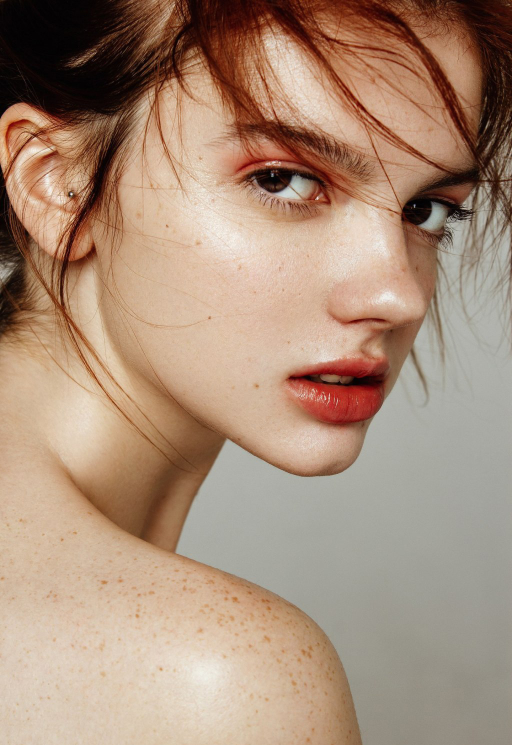
%> input picture 数字图像处理/作业/experiment3-1/test.png, 1024 x 1490 px (shown at 1/2 size)
$ octave experimen3_1.m   (GNU Octave 9; MATLAB toolbox functions it lacks are replaced by stand-ins)
%> lines starting %> are read from the running program, lines starting %| are printed output that depends on the picture
close all;clc;clear;
image=imread("test.png");
%> image is the input picture: size 1490x1024x3 uint8; mean R, G, B 169.3, 142, 121.5
subplot(2,3,1);imshow(image);
image=imrotate(image,-20,"bilinear");
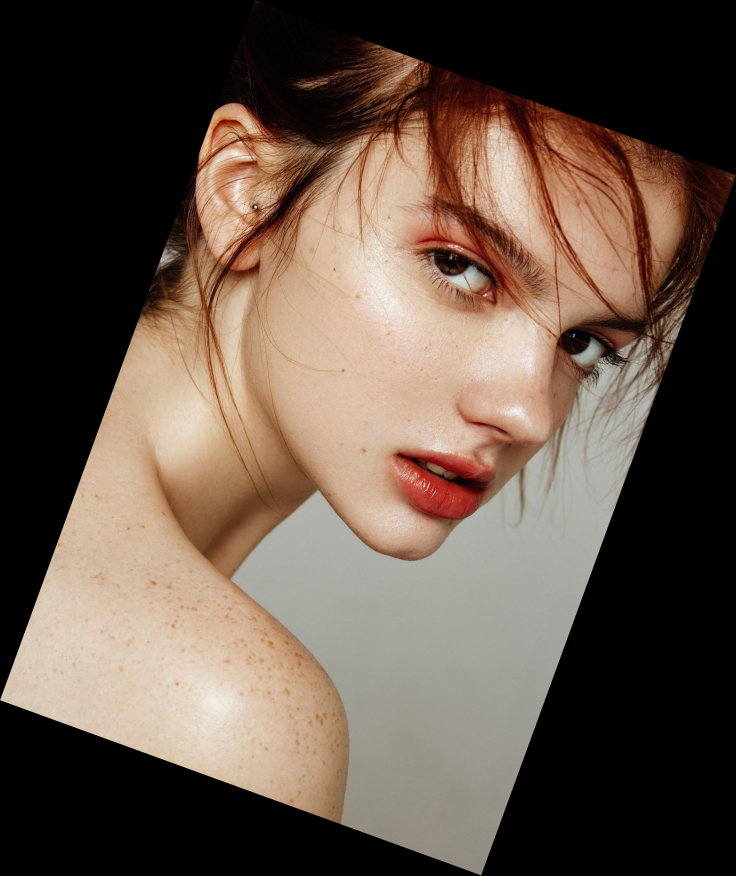
%> image: size 1751x1472x3 uint8 (shown at 1/2 size); mean R, G, B 100.2, 84.1, 72
subplot(2,3,2);imshow(image)
image=fliplr(image);
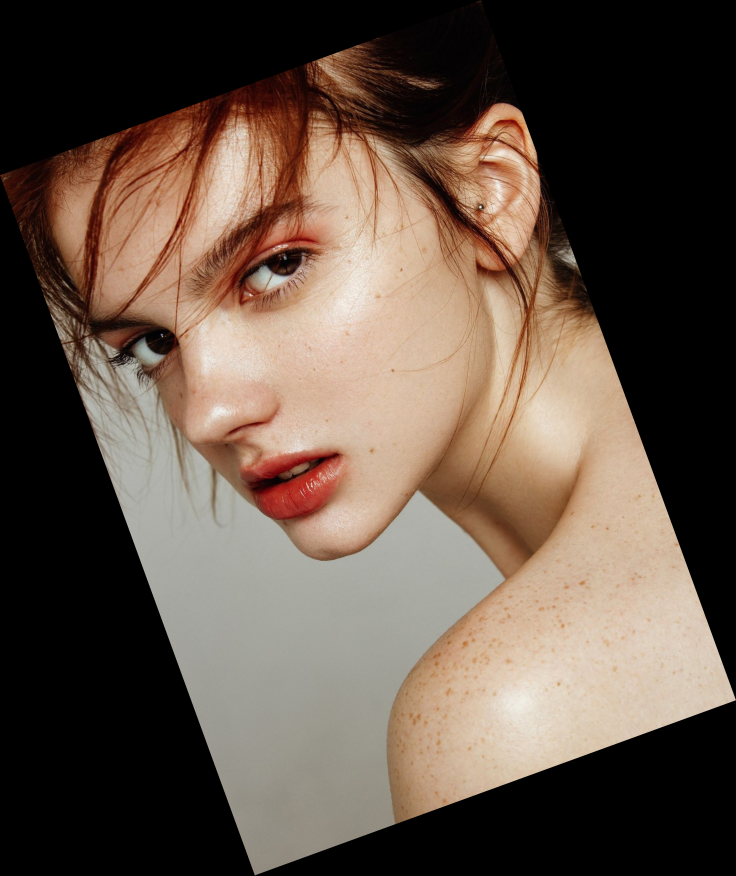
%> image: size 1751x1472x3 uint8 (shown at 1/2 size); mean R, G, B 100.2, 84.1, 72; mean of the top-left, top-right, bottom-left and bottom-right quarters 85, 63.8, 77.5, 115.3
subplot(2,3,3);imshow(image)
image=imtransform(image,maketform('affine',[1,0.5,0;0.3,1,0;0,0,1]),'bilinear');
subplot(2,3,4);imshow(image)
%> after `imshow(image)`:
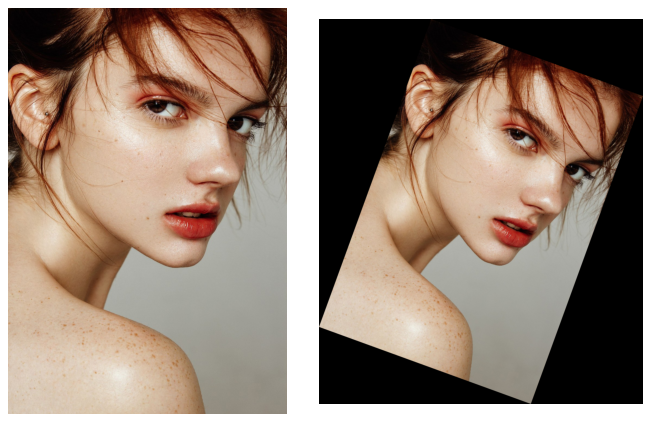
%> figure redrawn from the program's plot data, 4 panels
%> (the run ends here)
